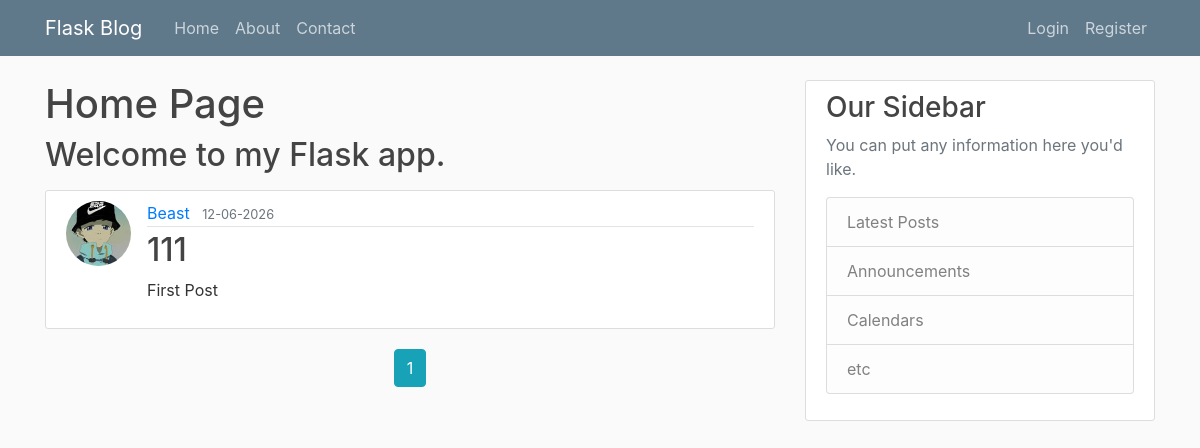
The app's page /home, older data.
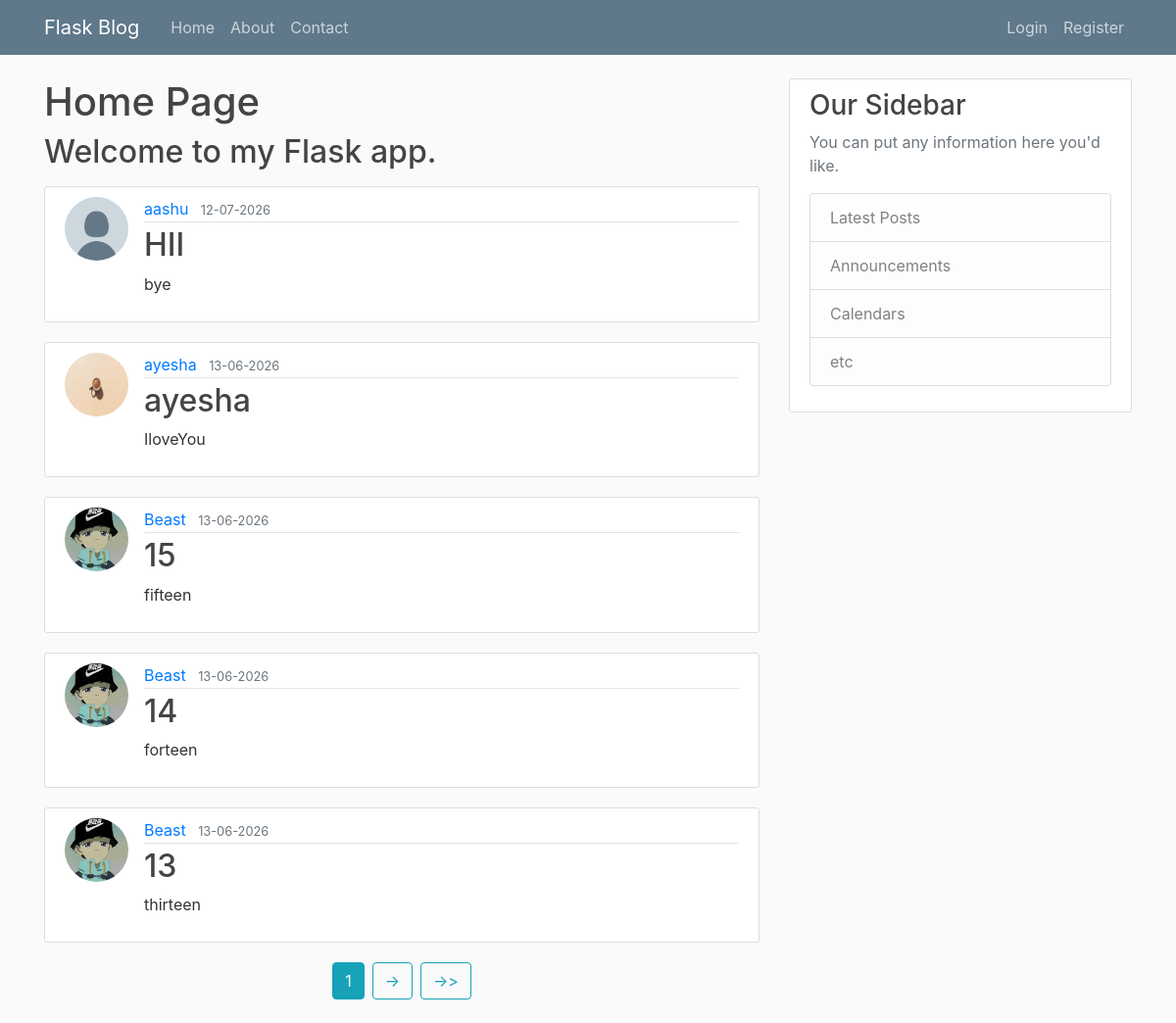
The same page, newer data.
### flask_blog/models.py (models this page shows, shortened)
class Post(db.Model):
    id = db.Column(db.Integer, primary_key=True)
    title = db.Column(db.String(100), nullable = False)
    dateposted = db.Column(db.DateTime, nullable = False, default=lambda: datetime.now(timezone.utc))
    content = db.Column(db.Text, nullable = False)
    user_id = db.Column(db.Integer, db.ForeignKey('user.id'), nullable = False)

class User(db.Model, UserMixin):
    id = db.Column(db.Integer,  primary_key = True)
    username = db.Column(db.String(20), unique = True, nullable = False)
    email = db.Column(db.String(120), unique = True, nullable = False)
    image_file = db.Column(db.String(20), default = 'default.jpg', nullable = False)
    password = db.Column(db.String(60), nullable = False)
    posts = db.relationship('Post', backref='author', lazy=True)

### flask_blog/main/routes.py (the view)
@main.route('/')
@main.route('/home')
def home():
    page = request.args.get('page', 1, type=int)
    posts = Post.query.order_by(Post.dateposted.desc()).paginate(page=page, per_page=5)
    return render_template('home.html', posts=posts)

### flask_blog/templates/home.html (shortened to what this page needs)
{% extends "layouts.html" %}
{% block content %}
    <h1>Home Page</h1>
    <h2><p>Welcome to my Flask app.</p></h2>
    {% for post in posts.items %}
        <article class="media content-section">
            <img class="rounded-circle article-img" src="{{ url_for('static', filename='profile_pics/' + post.author.image_file) }}">
            <div class="media-body">
                <div class="article-metadata">
                <a class="mr-2" href="{{ url_for('users.user_posts', username=post.author.username) }}">{{ post.author.username }}</a>
                <small class="text-muted">{{ post.dateposted.strftime("%d-%m-%Y") }}</small>
                </div>
                <h2><a class="article-title" href="{{ url_for('posts.post_page', post_id=post.id) }}">{{ post.title }}</a></h2>
                <p class="article-content">{{ post.content }}</p>
            </div>
        </article>
    {% endfor %}
    <div class="d-flex justify-content-center">
        {% for page_num in posts.iter_pages(left_edge=1, right_edge=1, left_current=1, right_current=1) %}
            {% if page_num %}
                {% if page_num == posts.page %}
                    <a class="btn btn-info mb-4 mr-1 ml-1" href="{{ url_for('main.home', page=page_num) }}">{{ page_num }}</a>
                {% else %}
                    {% if page_num == posts.pages %}
                        <a class="btn btn-outline-info mb-4 mr-1 ml-1" href="{{ url_for('main.home', page=page_num) }}">->></a>
                    {% elif page_num == 1 %}
                        <a class="btn btn-outline-info mb-4 mr-1 ml-1" href="{{ url_for('main.home', page=page_num) }}"><<-</a>
                    {% elif page_num > posts.page %}
                        <a class="btn btn-outline-info mb-4 mr-1 ml-1" href="{{ url_for('main.home', page=page_num) }}">-></a>
                    {% else %}
                        <a class="btn btn-outline-info mb-4 mr-1 ml-1" href="{{ url_for('main.home', page=page_num) }}"><-</a>
                    {% endif %}
                {% endif %}
            {% endif %}
        {% endfor %}
    </div>
{% endblock content %}

Row changes from the older to the newer data that the page shows:
no longer on this page (row edited): Post: image_file (picture), author.username "Beast", dateposted "12-06-2026", title "111", content "First Post"
added Post: image_file (placeholder picture), author.username "aashu", dateposted "12-07-2026", title "HII", content "bye"
added Post: image_file (picture), author.username "ayesha", dateposted "13-06-2026", title "ayesha", content "IloveYou"
added Post: image_file (picture), author.username "Beast", dateposted "13-06-2026", title "15", content "fifteen"
added Post: image_file (picture), author.username "Beast", dateposted "13-06-2026", title "14", content "forteen"
added Post: image_file (picture), author.username "Beast", dateposted "13-06-2026", title "13", content "thirteen"
